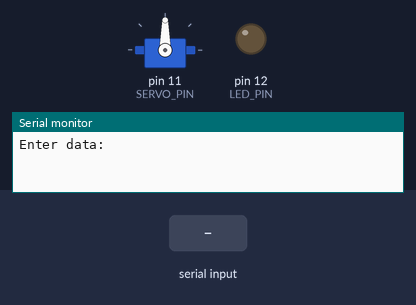
This sketch was run on a simulated Arduino Uno, built with avr-gcc and run on an emulated ATmega328P. Shown: servo, output pins drawn as LEDs (lit = HIGH), the last lines printed to the serial monitor. The test bench sets the inputs (shaded band).

Above: at 1.2 s.
1.3 s: "1" received over Serial
At 3.5 s:
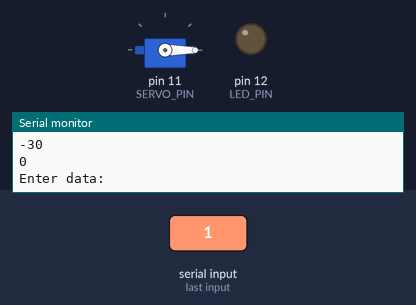
3.8 s: "2" received over Serial
At 5.4 s:
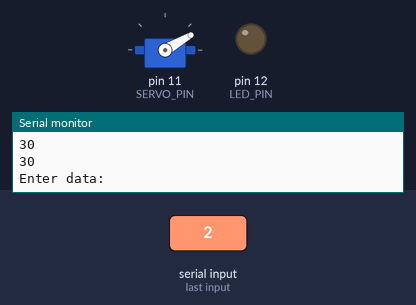
6.3 s: "2" received over Serial
At 8.4 s:
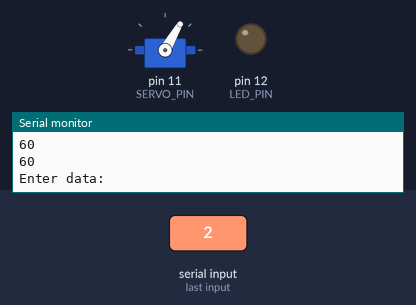
Timing chart, 0 to 9.9 s (numbered marks = the images above; inputs shaded):
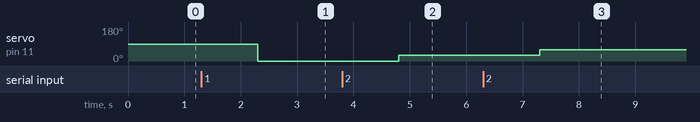

The sketch:

turnCamera-ledOnOff-fromSerial.ino
```cpp
#include <Servo.h>

Servo srv;

//PINS
int LED_PIN=12;
int SERVO_PIN=11;

// CONSTANTS
String MOTOR_TURN_LEFT_CODE = "1";
String MOTOR_TURN_RIGHT_CODE = "2";
String MOTOR_TURN_ALL_LEFT_CODE = "3";
String MOTOR_TURN_ALL_RIGHT_CODE = "4";
String LED_TURN_ON_CODE = "5";
String LED_TURN_OFF_CODE = "6";

// COUNTER
int SERVO_COUNTER=0;


void setup(){
  Serial.begin(9600);
  srv.attach(SERVO_PIN);
  pinMode(LED_PIN, OUTPUT);
}


void loop(){
  Serial.println("Enter data:");
  while (Serial.available() == 0) {}    //wait for data available
  String inpStr = Serial.readString();  //read until timeout
  inpStr.trim();                        // remove any \r \n whitespace at the end of the String

  if (inpStr == MOTOR_TURN_LEFT_CODE) {
    Serial.println("Turn Left");
    turnLeft();
  }
  else if (inpStr == MOTOR_TURN_RIGHT_CODE) {
    Serial.println("Turn Right");
    turnRight();
  }
  else if (inpStr == MOTOR_TURN_ALL_LEFT_CODE) {
    Serial.println("Turn All The Way To The Left");
    SERVO_COUNTER = 0;
    turnLeft();
  }
  else if (inpStr == MOTOR_TURN_ALL_RIGHT_CODE) {
    Serial.println("Turn All The Way To The Right");
    SERVO_COUNTER = 180;
    turnRight();
  }
  else if (inpStr == LED_TURN_ON_CODE){
    digitalWrite(LED_PIN, HIGH);
  }
  else if (inpStr == LED_TURN_OFF_CODE){
    digitalWrite(LED_PIN, LOW);
  }
  else {
    Serial.println("You can enter '1 for turnRight' or '2 for turnLeft' ");
    Serial.println("You can enter '3 for ledOn' or '4 for ledOff' ");
  }

  Serial.read();
}

void turnRight(){
  SERVO_COUNTER += 30;
  Serial.println(SERVO_COUNTER);
  if (SERVO_COUNTER > 180){
    SERVO_COUNTER = 180;
  }
  Serial.println(SERVO_COUNTER);
  srv.write(SERVO_COUNTER);
  delay(25);
}

void turnLeft(){
  SERVO_COUNTER -= 30;
  Serial.println(SERVO_COUNTER);
  if (SERVO_COUNTER < 0){
    SERVO_COUNTER = 0;
  }
  Serial.println(SERVO_COUNTER);
  srv.write(SERVO_COUNTER);
  delay(25);
}
```

Measured:
- after the input at 1.3 s, servo on pin 11 (SERVO_PIN): 90° → 0° after 1.0 s
- after the input at 3.8 s, servo on pin 11 (SERVO_PIN): 0° → 30° after 1.0 s
- after the input at 6.3 s, servo on pin 11 (SERVO_PIN): 30° → 60° after 1.0 s
